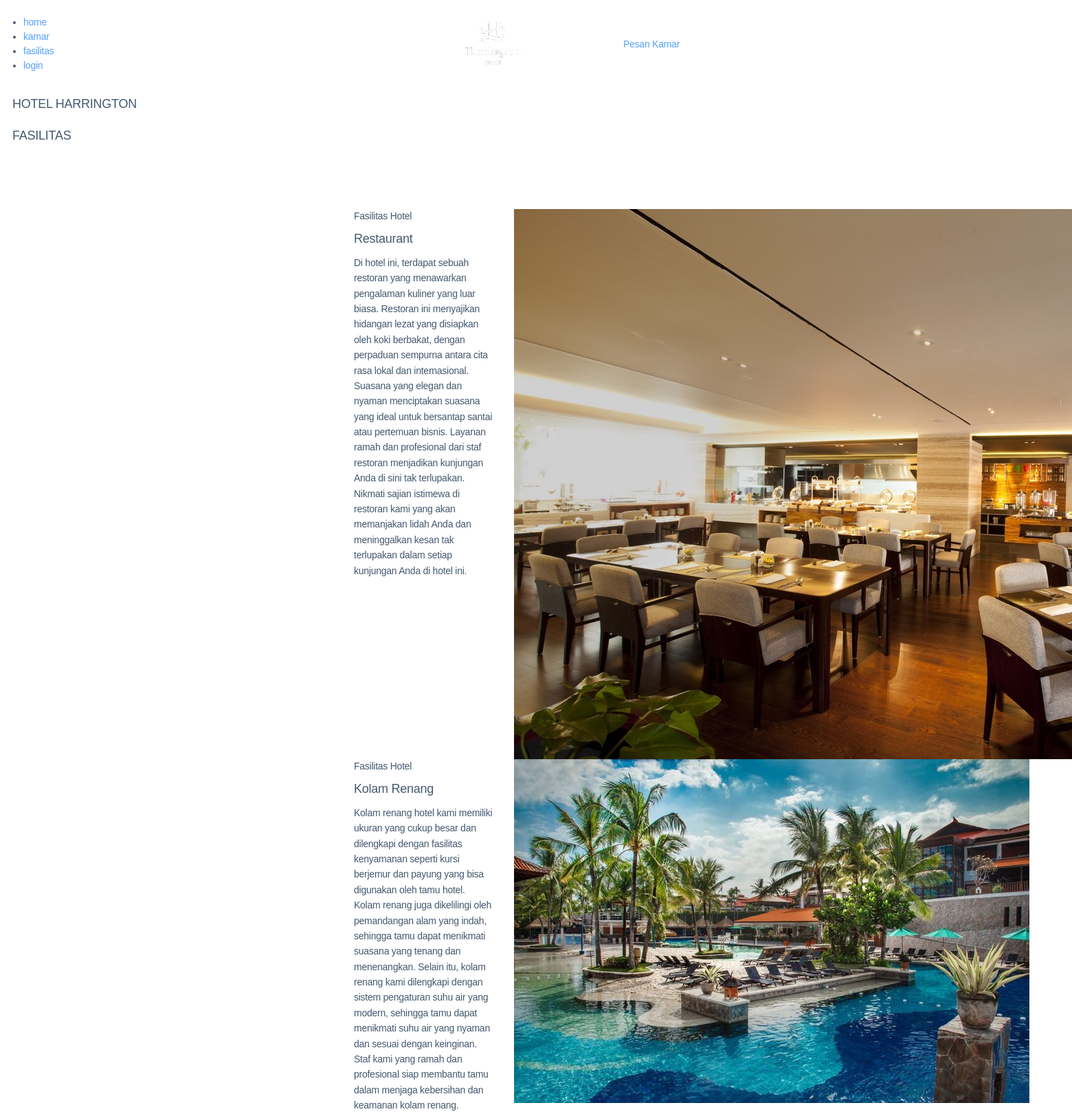
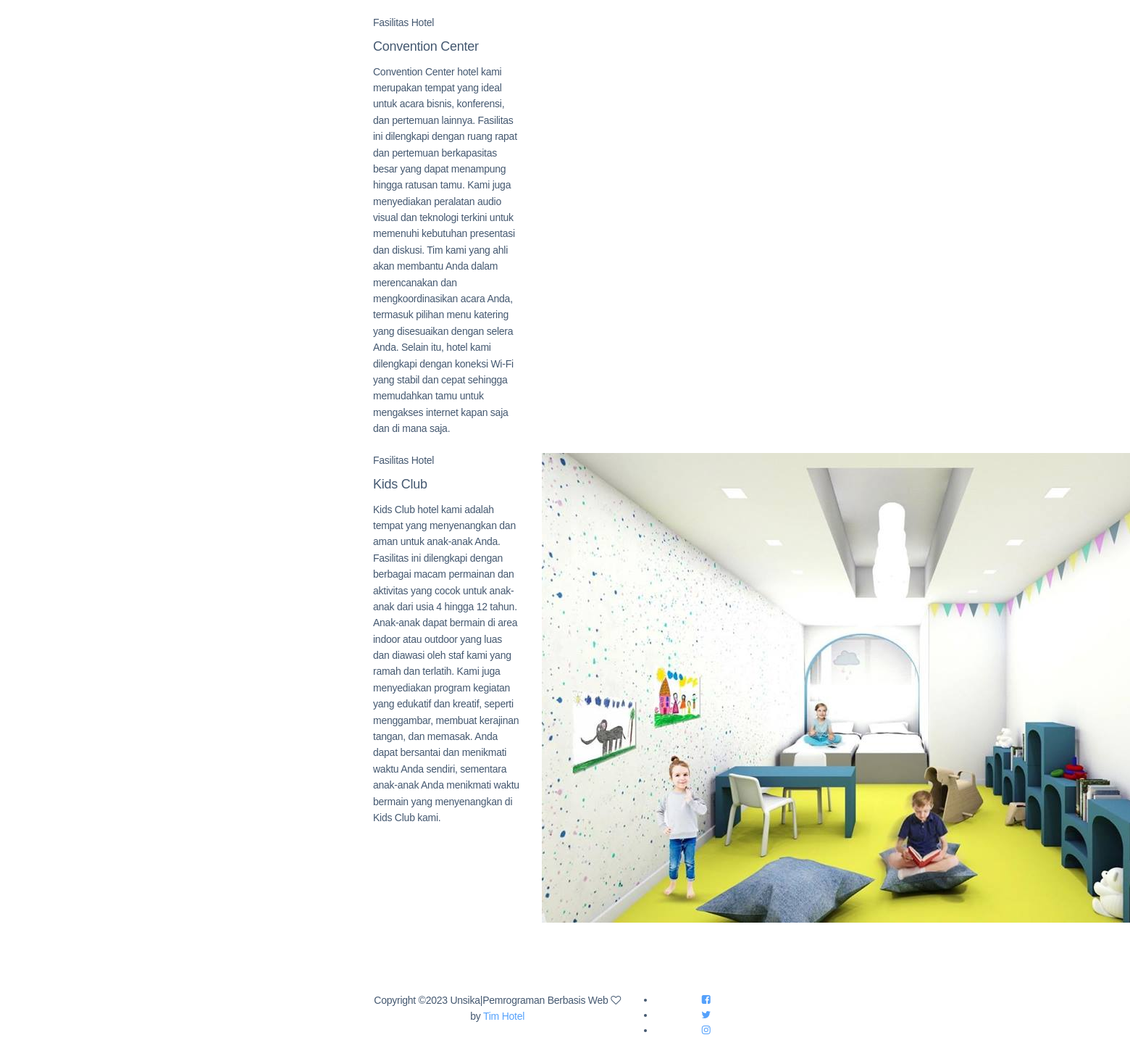
Page /fasilitas.php on the committed database (2 pictures, top to bottom).
### tables this page shows
CREATE TABLE `fasilitas` (
  `id_fasilitas` int(10) NOT NULL,
  `nama_fasilitas` varchar(25) NOT NULL,
  `ket_fasilitas` text NOT NULL,
  `gambar_fasilitas` varchar(55) NOT NULL
);

### fasilitas.php (the view, shortened to what this page needs)
<!doctype html>
<html class="no-js" lang="zxx">
<head>
    <link rel="stylesheet" href="template1/css/bootstrap.min.css">
    <link rel="stylesheet" href="template1/css/owl.carousel.min.css">
    <link rel="stylesheet" href="template1/css/magnific-popup.css">
    <link rel="stylesheet" href="template1/css/font-awesome.min.css">
    <link rel="stylesheet" href="template1/css/themify-icons.css">
    <link rel="stylesheet" href="template1/css/nice-select.css">
    <link rel="stylesheet" href="template1/css/flaticon.css">
    <link rel="stylesheet" href="template1/css/gijgo.css">
    <link rel="stylesheet" href="template1/css/animate.css">
    <link rel="stylesheet" href="template1/css/slicknav.css">
    <link rel="stylesheet" href="template1/css/style.css">
</head>
<body>
    <header>
        <div class="header-area ">
            <div id="sticky-header" class="main-header-area">
                <div class="container-fluid p-0">
                    <div class="row align-items-center no-gutters">
                        <div class="col-xl-5 col-lg-6">
                            <div class="main-menu  d-none d-lg-block">
                                <nav>
                                    <ul id="navigation">
                                        <li><a href="index.php">home</a></li>
                                        <li><a href="kamar.php">kamar</a></li>
                                        <li><a class="active" href="fasilitas.php">fasilitas</a></li>
                                        <li><a href="login.php">login</a></li>
                                    </ul>
                                </nav>
                            </div>
                        </div>
                        <div class="col-xl-2 col-lg-2">
                            <div class="logo-img">
                                <a href="index.html">
                                    <img src="img/harrington4.png" alt="">
                                </a>
                            </div>
                        </div>
                        <div class="col-xl-5 col-lg-4 d-none d-lg-block">
                            <div class="book_room">
                                <div class="book_btn d-none d-lg-block">
                                    <a class="popup-with-form" href="#test-form">Pesan Kamar</a>
                                </div>
                            </div>
                        </div>
                    </div>
                    <div class="col-12">
                    </div>
                </div>
            </div>
        </div>
    </header>
    <div class="bradcam_area breadcam_bg">
        <h3>HOTEL HARRINGTON</h3>
        <h3>FASILITAS</h3>
    </div>
    <div class="about_area">
        <div class="container">
            <?php
            include('koneksi.php');
            $query = mysqli_query($koneksi, "SELECT * FROM fasilitas");
            while ($row = mysqli_fetch_array($query)) {
            ?>
                <div class="row">
                    <div class="col-xl-5 col-lg-5">
                        <div class="about_info">
                            <div class="section_title mb-20px">
                                <span>Fasilitas Hotel</span>
                                <h3><?php echo $row['nama_fasilitas'] ?> <br></h3>
                            </div>
                            <p> <?php echo $row['ket_fasilitas'] ?></p>
                        </div>
                    </div>
                    <div class="col-xl-7 col-lg-7">
                        <div class="about_thumb d-flex">
                            <div class="img_1">
                                <img src="img/<?php echo $row["gambar_fasilitas"]; ?>" alt="">
                            </div>
                        </div>
                    </div>
                </div>
            <?php } ?>
        </div>
    </div>
    <footer class="footer">
        <div class="copy-right_text">
            <div class="container">
                <div class="row">
                    <div class="col-xl-8 col-md-7 col-lg-9">
                        <p class="copy_right">
                            Copyright &copy; Unsika|Pemrograman Berbasis Web <i class="fa fa-heart-o" aria-hidden="true"></i> by <a href="https://colorlib.com" target="_blank">Tim Hotel</a>
                        </p>
                    </div>
                    <div class="col-xl-4 col-md-5 col-lg-3">
                        <div class="socail_links">
                            <ul>
                                <li>
                                    <a href="#">
                                        <i class="fa fa-facebook-square"></i>
                                    </a>
                                </li>
                                <li>
                                    <a href="#">
                                        <i class="fa fa-twitter"></i>
                                    </a>
                                </li>
                                <li>
                                    <a href="#">
                                        <i class="fa fa-instagram"></i>
                                    </a>
                                </li>
                            </ul>
                        </div>
                    </div>
                </div>
            </div>
        </div>
    </footer>
</body>
</html>

### rows in the picture
fasilitas: nama_fasilitas "Restaurant", ket_fasilitas "Di hotel ini, terdapat sebuah restoran yang menawarkan pengalaman kuliner yang luar biasa. Restoran ini menyajikan hidangan lezat yang disiapkan oleh koki berbakat, dengan perpaduan sempurna antara cita rasa lokal dan internasional. Suasana yang elegan dan nyaman menciptakan suasana yang ideal untuk bersantap santai atau pertemuan bisnis. Layanan ramah dan profesional dari staf restoran menjadikan kunjungan Anda di sini tak terlupakan. Nikmati sajian istimewa di restoran kami yang akan memanjakan lidah Anda dan meninggalkan kesan tak terlupakan dalam setiap kunjungan Anda di hotel ini.", gambar_fasilitas (picture)
fasilitas: nama_fasilitas "Kolam Renang", ket_fasilitas "Kolam renang hotel kami memiliki ukuran yang cukup besar dan dilengkapi dengan fasilitas kenyamanan seperti kursi berjemur dan payung yang bisa digunakan oleh tamu hotel. Kolam renang juga dikelilingi oleh pemandangan alam yang indah, sehingga tamu dapat menikmati suasana yang tenang dan menenangkan. Selain itu, kolam renang kami dilengkapi dengan sistem pengaturan suhu air yang modern, sehingga tamu dapat menikmati suhu air yang nyaman dan sesuai dengan keinginan. Staf kami yang ramah dan profesional siap membantu tamu dalam menjaga kebersihan dan keamanan kolam renang.", gambar_fasilitas (picture)
fasilitas: nama_fasilitas "Convention Center", ket_fasilitas "Convention Center hotel kami merupakan tempat yang ideal untuk acara bisnis, konferensi, dan pertemuan lainnya. Fasilitas ini dilengkapi dengan ruang rapat dan pertemuan berkapasitas besar yang dapat menampung hingga ratusan tamu. Kami juga menyediakan peralatan audio visual dan teknologi terkini untuk memenuhi kebutuhan presentasi dan diskusi. Tim kami yang ahli akan membantu Anda dalam merencanakan dan mengkoordinasikan acara Anda, termasuk pilihan menu katering yang disesuaikan dengan selera Anda. Selain itu, hotel kami dilengkapi dengan koneksi Wi-Fi yang stabil dan cepat sehingga memudahkan tamu untuk mengakses internet kapan saja dan di mana saja."
fasilitas: nama_fasilitas "Kids Club", ket_fasilitas "Kids Club hotel kami adalah tempat yang menyenangkan dan aman untuk anak-anak Anda. Fasilitas ini dilengkapi dengan berbagai macam permainan dan aktivitas yang cocok untuk anak-anak dari usia 4 hingga 12 tahun. Anak-anak dapat bermain di area indoor atau outdoor yang luas dan diawasi oleh staf kami yang ramah dan terlatih. Kami juga menyediakan program kegiatan yang edukatif dan kreatif, seperti menggambar, membuat kerajinan tangan, dan memasak. Anda dapat bersantai dan menikmati waktu Anda sendiri, sementara anak-anak Anda menikmati waktu bermain yang menyenangkan di Kids Club kami.", gambar_fasilitas (picture)
